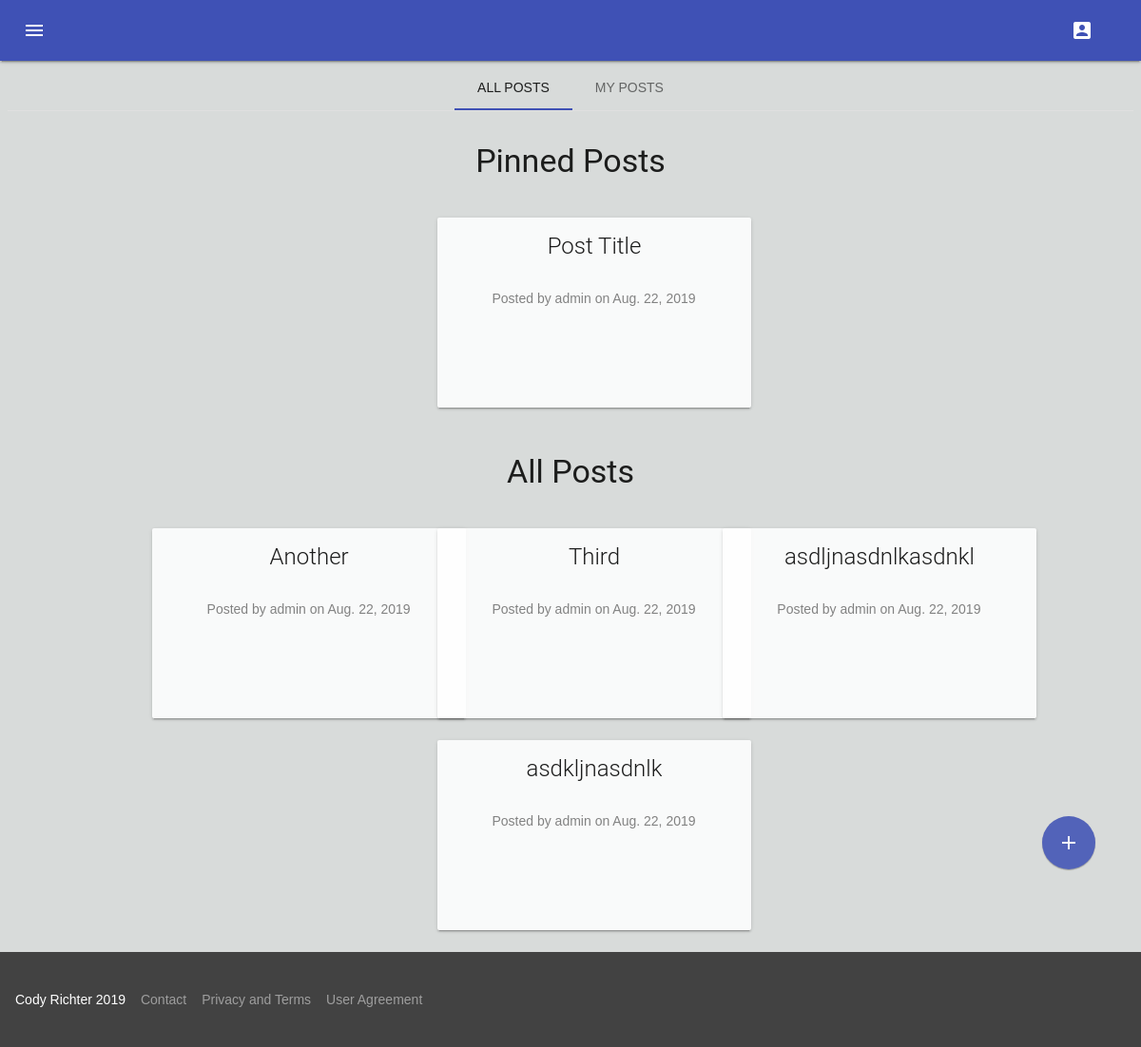
The page /reports/ (signed in) on the database as committed earlier.
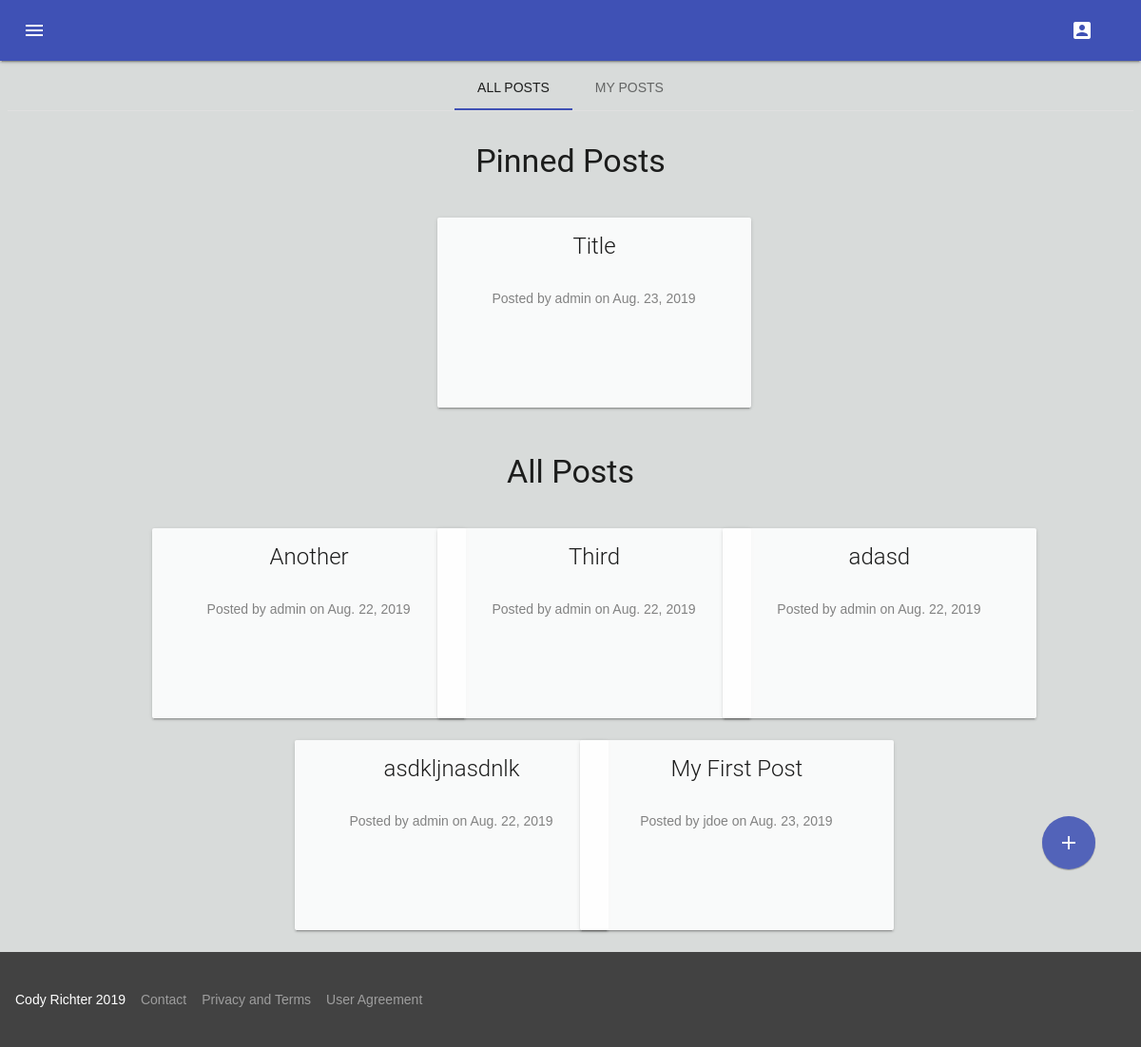
The same page on the database as committed later.
### reports/models.py (models this page shows, shortened)
class Post(models.Model):
    title = models.CharField(max_length=32)
    description = models.CharField(max_length=5000)
    image_link = models.CharField(max_length=256, blank=True, default="")
    release_date = models.DateTimeField('release date')
    author = models.ForeignKey(settings.AUTH_USER_MODEL, on_delete=models.CASCADE)
    pinned = models.BooleanField(default=False)

### users/models.py (models this page shows, shortened)
class SiteUser(AbstractUser):
    pass
    role = models.IntegerField(default=0)  # 0 = User,  1 = Post Moderator, 2 = Site Admin

### reports/views.py (the view)
# urls.py: path('', views.index, name='index'),
@login_required(login_url='/auth/login')
def index(request):
    cdt = datetime.datetime.now()
    pinned = Post.objects.all().filter(release_date__lte=datetime.date.today()).order_by('release_date').filter(
        pinned=True)
    post_today = Post.objects.all().filter(release_date__date=datetime.date.today()).order_by('release_date').filter(
        pinned=False)
    post_past = Post.objects.all().filter(release_date__lt=datetime.date.today()).order_by('release_date').filter(
        pinned=False)
    my_post = Post.objects.all().filter(author=request.user).order_by('release_date')
    context = {'post_today': post_today,
               'post_past': post_past,
               'my_post': my_post,
               'cdt': cdt,
               'pinned': pinned}
    return render(request, 'reports/index.html', context)

### templates/reports/index.html (shortened to what this page needs)
<!DOCTYPE html>
<html lang="en">
<head>
    {% load static %}
    <link rel="stylesheet" href='{% static 'material/material.min.css' %}'>
    <link rel="stylesheet" href='{% static 'material/material-icons.css' %}'>
</head>
<body>
<div class="mdl-layout mdl-js-layout">
    {% include '_header.html' %}
    <main class="mdl-layout__content">
        <br>
        <br>
        <br>
        <div class="mdl-grid" style="text-align: center">
            <div class="mdl-tabs mdl-js-tabs mdl-js-ripple-effect">
                <div class="mdl-tabs__tab-bar">
                    <a href="#all-posts-panel" class="mdl-tabs__tab is-active">All Posts</a>
                    <a href="#my-posts-panel" class="mdl-tabs__tab">My Posts</a>
                </div>
                <div class="mdl-tabs__panel is-active" id="all-posts-panel">
                    {% if pinned %}
                        <div class="mdl-cell mdl-cell--12-col-desktop mdl-cell--8-col-tablet mdl-cell--4-col-phone"
                             style="display: inline-block">
                            <h3>Pinned Posts</h3>
                        </div>
                        {% for post in pinned %}
                            <div class="mdl-cell mdl-cell--3-col mdl-cell--middle" style="display: inline-block">
                                <a class="mdl-navigation__link" href="{% url 'detail' post.id %}">
                                    <div class="mdl-card mdl-shadow--2dp" style="display: inline-block">
                                        <div class="mdl-card__title mdl-card--expand" style="display: inline-block">
                                            <h2 class="mdl-card__title-text">{{ post.title }}</h2>
                                        </div>
                                        <div class="mdl-card__supporting-text">
                                            Posted by {{ post.author.get_username }} on {{ post.release_date.astimezone.date }}
                                        </div>
                                    </div>
                                </a>
                            </div>
                        {% endfor %}
                    {% endif %}
                    {% if post_past %}
                        <div class="mdl-cell mdl-cell--12-col-desktop mdl-cell--8-col-tablet mdl-cell--4-col-phone"
                             style="display: inline-block">
                            <h3>All Posts</h3>
                        </div>
                        {% for post in post_past %}
                            <div class="mdl-cell mdl-cell--3-col" style="display: inline-block;">
                                <a class="mdl-navigation__link" href="{% url 'detail' post.id %}">
                                    <div class="mdl-card mdl-shadow--2dp" style="display: inline-block">
                                        <div class="mdl-card__title mdl-card--expand" style="display: inline-block">
                                            <h2 class="mdl-card__title-text">{{ post.title }}</h2>
                                        </div>
                                        <div class="mdl-card__supporting-text">
                                            Posted by {{ post.author.get_username }} on {{ post.release_date.astimezone.date }}
                                        </div>
                                    </div>
                                </a>
                            </div>
                        {% endfor %}
                    {% endif %}
                </div>
            </div>
        </div>
            <a href="{% url 'new' %}" class="mdl-navigation__link add-post-button">
                <button class="mdl-button mdl-button--primary mdl-button--fab mdl-js-ripple-effect"><i
                        class="material-icons">add</i></button>
            </a>
    </main>
    {% include '_footer.html' %}
</div>
</body>
</html>

Rows that differ between the two databases and show on the page:
changed Post: title "Post Title" → "Title"; release_date.astimezone "Aug. 22, 2019" → "Aug. 23, 2019"
changed Post: title "asdljnasdnlkasdnkl" → "adasd"
added Post: title "My First Post", author.get_username "jdoe", release_date.astimezone "Aug. 23, 2019", shown under "All Posts"
